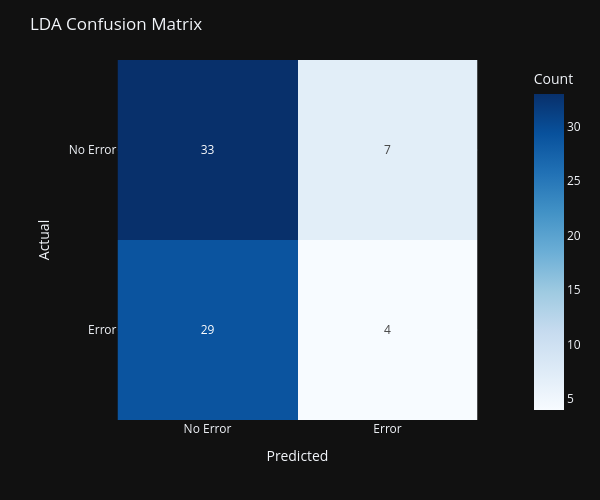

The notebook cell this image was saved under:
### Markdown cell above
# Collected LDA Classifier

Trains and tests an LDA classifier created from collecting all participant datasets together.

### Code cell
import plotly.express as px

# Collect all SART (No) error epochs into two separate lists
no_error_epochs, error_epochs = utils.collect_epochs(datasets, range(-15, -5))

# Calculate the averages of both no error and error epochs
no_error_epoch_means = pd.DataFrame(
    [epoch.mean() for epoch in no_error_epochs]
).dropna(how="all") # Empty rows occur when recording stopped

error_epoch_means = pd.DataFrame(
    [epoch.mean() for epoch in error_epochs]
).dropna(how="all") # Empty rows occur when recording stopped

# Extract the healthy HbO columns
X = pd.concat([no_error_epoch_means, error_epoch_means])
X = X.filter(like="hbo").dropna(axis=1, how="all")

# Drop the unwanted short channels
X = X.drop(columns=["s1_d3 hbo"])

# Extract the input class labels
Y = np.concatenate([
    np.zeros(len(no_error_epoch_means), dtype=int),
    np.ones(len(error_epoch_means), dtype=int)
])

X_train, X_test, Y_train, Y_test = train_test_split(
    X, # The average epoch HbO concentrations
    Y, # Corresponding SART (No) Error labels
    test_size=0.2,
    stratify=Y,
    random_state=42
)

# Define the LDA processing and training pipeline
lda = Pipeline([
    ("imputer", SimpleImputer(strategy="median")),
    ("scaler", StandardScaler()),
    ("lda", LinearDiscriminantAnalysis())
])

# Train the LDA and predict using the test data
lda.fit(X_train, Y_train)
Y_pred = lda.predict(X_test)

# Plot the confusion matrix from the predictions
fig = px.imshow(
    confusion_matrix(Y_test, Y_pred),
    text_auto=True,
    x=["No Error", "Error"],
    y=["No Error", "Error"],
    color_continuous_scale="Blues",
    labels={"x": "Predicted", "y": "Actual", "color": "Count"},

)
fig.update_layout(
    title="LDA Confusion Matrix",
    width=600,
    height=500
)
fig.show()

### Figure 1 — Plotly figure (JSON) as saved in the notebook; plotly's stock layout.template omitted (floating-point values rounded to 4 significant figures)
{"data": [{"coloraxis": "coloraxis", "name": "0", "texttemplate": "%{z}", "x": ["No Error", "Error"], "y": ["No Error", "Error"], "z": [[33, 7], [29, 4]], "type": "heatmap", "xaxis": "x", "yaxis": "y", "hovertemplate": "Predicted: %{x}<br>Actual: %{y}<br>Count: %{z}<extra></extra>"}], "layout": {"xaxis": {"anchor": "y", "domain": [0.0, 1.0], "scaleanchor": "y", "constrain": "domain", "title": {"text": "Predicted"}}, "yaxis": {"anchor": "x", "domain": [0.0, 1.0], "autorange": "reversed", "constrain": "domain", "title": {"text": "Actual"}}, "coloraxis": {"colorbar": {"title": {"text": "Count"}}, "colorscale": [[0.0, "rgb(247,251,255)"], [0.125, "rgb(222,235,247)"], [0.25, "rgb(198,219,239)"], [0.375, "rgb(158,202,225)"], [0.5, "rgb(107,174,214)"], [0.625, "rgb(66,146,198)"], [0.75, "rgb(33,113,181)"], [0.875, "rgb(8,81,156)"], [1.0, "rgb(8,48,107)"]], "autocolorscale": false}, "margin": {"t": 60}, "title": {"text": "LDA Confusion Matrix"}, "width": 600, "height": 500}}
